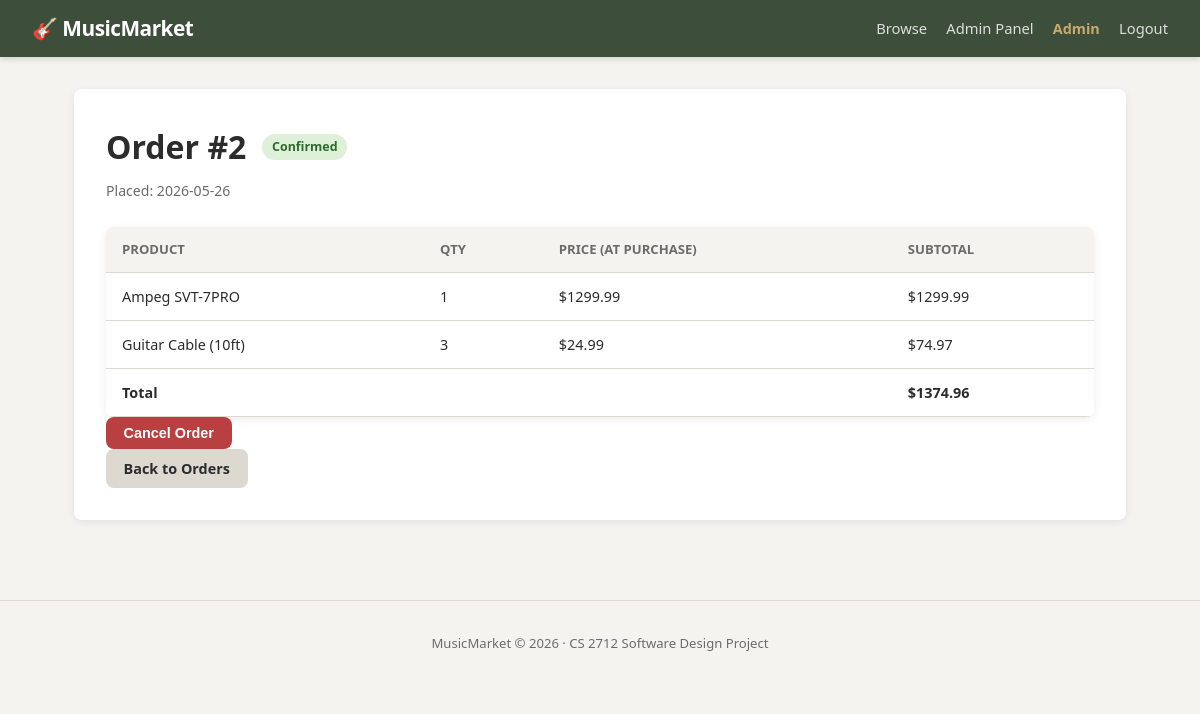
Page /orders/2 (signed in) on the committed database.
### app/models/user.py (models this page shows, shortened)
class User(UserMixin, db.Model):
    __tablename__ = "user"
    user_id = db.Column(db.Integer, primary_key=True, autoincrement=True)
    name = db.Column(db.Text, nullable=False)
    email = db.Column(db.Text, nullable=False, unique=True)
    password = db.Column(db.Text, nullable=False)  # bcrypt hash
    role = db.Column(db.Text, nullable=False)       # customer | seller | admin
    seller_profile = db.relationship("Seller", back_populates="user",
                                     uselist=False, cascade="all, delete-orphan")
    cart = db.relationship("Cart", back_populates="customer",
                           uselist=False, cascade="all, delete-orphan")
    orders = db.relationship("Order", back_populates="customer",
                             cascade="all, delete-orphan")
    def is_admin(self):
        return self.role == "admin"

### app/models/order.py (models this page shows, shortened)
class Order(db.Model):
    __tablename__ = "order"
    order_id = db.Column(db.Integer, primary_key=True, autoincrement=True)
    order_date = db.Column(db.Text, nullable=False,
                           default=lambda: datetime.utcnow().isoformat())
    status = db.Column(db.Text, nullable=False, default="pending")
    total_amount = db.Column(db.Float, nullable=False, default=0.0)
    customer_id = db.Column(db.Integer, db.ForeignKey("user.user_id"),
                            nullable=False)
    customer = db.relationship("User", back_populates="orders")
    items = db.relationship("OrderItem", back_populates="order",
                            cascade="all, delete-orphan")

class OrderItem(db.Model):
    __tablename__ = "order_item"
    order_item_id = db.Column(db.Integer, primary_key=True, autoincrement=True)
    quantity = db.Column(db.Integer, nullable=False)
    price = db.Column(db.Float, nullable=False)   # snapshot at purchase time
    order_id = db.Column(db.Integer, db.ForeignKey("order.order_id"),
                         nullable=False)
    product_id = db.Column(db.Integer, db.ForeignKey("product.product_id"),
                           nullable=False)
    order = db.relationship("Order", back_populates="items")
    product = db.relationship("Product", back_populates="order_items")
    def get_subtotal(self):
        return self.quantity * self.price

### app/models/product.py (models this page shows, shortened)
class Product(db.Model):
    __tablename__ = "product"
    product_id = db.Column(db.Integer, primary_key=True, autoincrement=True)
    name = db.Column(db.Text, nullable=False)
    description = db.Column(db.Text)
    price = db.Column(db.Float, nullable=False)
    stock_quantity = db.Column(db.Integer, nullable=False, default=0)  # BR-3
    is_active = db.Column(db.Integer, nullable=False, default=1)        # FR-10
    seller_id = db.Column(db.Integer, db.ForeignKey("seller.seller_id"),
                          nullable=False)
    category_id = db.Column(db.Integer, db.ForeignKey("category.category_id"),
                            nullable=False)
    brand = db.Column(db.Text)  # e.g., "Fender", "Yamaha", "Ibanez"
    model = db.Column(db.Text)  # e.g., "Stratocaster", "P-Bass"
    condition = db.Column(db.Text, default="new")  # new | like_new | good | fair
    is_new = db.Column(db.Integer, nullable=False, default=1)  # 1=new, 0=used
    image_url = db.Column(db.Text)  # URL or path to product image
    seller = db.relationship("Seller", back_populates="products")
    category = db.relationship("Category", back_populates="products")
    order_items = db.relationship("OrderItem", back_populates="product")
    cart_items = db.relationship("CartItem", back_populates="product",
                                 cascade="all, delete-orphan")

### app/blueprints/orders.py (the view)
@orders_bp.route("/<int:order_id>")
@login_required
def detail(order_id):
    order = OrderService.get_order_by_id(order_id)
    if not order:
        flash("Order not found.", "danger")
        return redirect(url_for("products.index"))
    if order.customer_id != current_user.user_id and not current_user.is_admin():
        flash("Access denied.", "danger")
        return redirect(url_for("products.index"))
    return render_template("orders/detail.html", order=order)

### app/services.py (called while the page is built)
    @staticmethod
    def get_order_by_id(order_id):
        return Order.query.get(order_id)

### app/templates/orders/detail.html (shortened to what this page needs)
{% extends "base.html" %}
{% block content %}
<div class="order-detail">
  <div class="order-header">
    <h1>Order #{{ order.order_id }}</h1>
    <span class="status-badge status-{{ order.status }}">{{ order.status|capitalize }}</span>
  </div>
  <div class="order-meta">
    <span>Placed: {{ order.order_date[:10] }}</span>
  </div>
  <table class="order-table">
    <thead>
      <tr><th>Product</th><th>Qty</th><th>Price (at purchase)</th><th>Subtotal</th></tr>
    </thead>
    <tbody>
      {% for item in order.items %}
      <tr>
        <td>{{ item.product.name }}</td>
        <td>{{ item.quantity }}</td>
        <td>${{ "%.2f"|format(item.price) }}</td>
        <td>${{ "%.2f"|format(item.get_subtotal()) }}</td>
      </tr>
      {% endfor %}
    </tbody>
    <tfoot>
      <tr>
        <td colspan="3"><strong>Total</strong></td>
        <td><strong>${{ "%.2f"|format(order.total_amount) }}</strong></td>
      </tr>
    </tfoot>
  </table>
  {% if order.status in ('pending', 'confirmed') %}
    <form method="POST" action="{{ url_for('orders.cancel', order_id=order.order_id) }}">
      <button type="submit" class="btn-danger"
              onclick="return confirm('Cancel this order?')">Cancel Order</button>
    </form>
  {% endif %}
  <a href="{{ url_for('orders.history') }}" class="btn-secondary">Back to Orders</a>
</div>
{% endblock %}

### app/templates/base.html (shortened to what this page needs)
<!DOCTYPE html>
<html lang="en">
<head>
  <link rel="stylesheet" href="{{ url_for('static', filename='css/style.css') }}"/>
</head>
<body>
<nav class="navbar">
  <a class="nav-brand" href="{{ url_for('products.index') }}">🎸 MusicMarket</a>
  <div class="nav-links">
    <a href="{{ url_for('products.index') }}">Browse</a>
    {% if current_user.is_authenticated %}
      {% if current_user.role == 'customer' %}
        <a href="{{ url_for('cart.view') }}">🛒 Cart</a>
        <a href="{{ url_for('orders.history') }}">My Orders</a>
      {% elif current_user.role == 'seller' %}
        <a href="{{ url_for('seller.dashboard') }}">Seller Dashboard</a>
      {% elif current_user.role == 'admin' %}
        <a href="{{ url_for('admin.dashboard') }}">Admin Panel</a>
      {% endif %}
      <span class="nav-user">{{ current_user.name }}</span>
      <a href="{{ url_for('auth.logout') }}">Logout</a>
    {% else %}
      <a href="{{ url_for('auth.login') }}">Login</a>
      <a href="{{ url_for('auth.register') }}" class="btn-primary">Register</a>
    {% endif %}
  </div>
</nav>
<div class="container">
  {% block content %}{% endblock %}
</div>
<footer>
  <p>MusicMarket &copy; 2026 · CS 2712 Software Design Project</p>
</footer>
</body>
</html>

### app/static/css/style.css (style rules this page uses)
:root { --bg: #f5f3ef; --surface: #ffffff; --primary: #5c6e58; --primary-dark: #3d4f3a; --accent: #c8a96e; --danger: #b94040; --text: #2c2c2c; --text-muted: #6b6b6b; --border: #ddd8d0; --radius: 8px; --shadow: 0 2px 8px rgba(0,0,0,0.08); }
*, *::before, *::after { box-sizing: border-box; margin: 0; padding: 0; }
body { font-family: 'Segoe UI', system-ui, sans-serif; background: var(--bg); color: var(--text); line-height: 1.6; }
a { color: var(--primary); text-decoration: none; }
.navbar { background: var(--primary-dark); padding: 0.75rem 2rem; display: flex; align-items: center; justify-content: space-between; box-shadow: 0 2px 6px rgba(0,0,0,0.15); }
.nav-brand { color: #fff; font-size: 1.3rem; font-weight: 700; letter-spacing: -0.5px; }
.nav-links { display: flex; align-items: center; gap: 1.2rem; }
.nav-links a { color: #ddd; font-size: 0.92rem; }
.nav-user { color: var(--accent); font-size: 0.9rem; font-weight: 600; }
.container { max-width: 1100px; margin: 0 auto; padding: 2rem 1.5rem; }
.btn-primary, .btn-secondary, .btn-danger, .btn-small, .btn-danger-small { display: inline-block; padding: 0.5rem 1.1rem; border-radius: var(--radius); font-size: 0.9rem; font-weight: 600; cursor: pointer; border: none; text-align: center; transition: background 0.2s; }
.btn-secondary { background: var(--border); color: var(--text); }
.btn-danger { background: var(--danger); color: #fff; }
.cart-table, .order-table { width: 100%; border-collapse: collapse; background: var(--surface); border-radius: var(--radius); overflow: hidden; box-shadow: var(--shadow); }
.cart-table th, .cart-table td, .order-table th, .order-table td { padding: 0.75rem 1rem; text-align: left; border-bottom: 1px solid var(--border); font-size: 0.9rem; }
.cart-table th, .order-table th { background: var(--bg); font-weight: 700; color: var(--text-muted); font-size: 0.82rem; text-transform: uppercase; }
.status-badge { display: inline-block; padding: 0.2rem 0.6rem; border-radius: 20px; font-size: 0.78rem; font-weight: 600; }
.status-confirmed { background: #dff0d8; color: #2d6a2d; }
.order-detail { background: var(--surface); border-radius: var(--radius); padding: 2rem; box-shadow: var(--shadow); }
.order-header { display: flex; align-items: center; gap: 1rem; margin-bottom: 0.5rem; }
.order-meta { color: var(--text-muted); font-size: 0.88rem; margin-bottom: 1.5rem; }
footer { text-align: center; padding: 2rem; color: var(--text-muted); font-size: 0.82rem; border-top: 1px solid var(--border); margin-top: 3rem; }

### rows in the picture
User: name "Admin"
Order: order_id "2", status "Confirmed", order_date "2026-05-26", total_amount "1374.96"
OrderItem: product.name "Ampeg SVT-7PRO", quantity "1", price "1299.99", get_subtotal "1299.99"
OrderItem: product.name "Guitar Cable (10ft)", quantity "3", price "24.99", get_subtotal "74.97"
